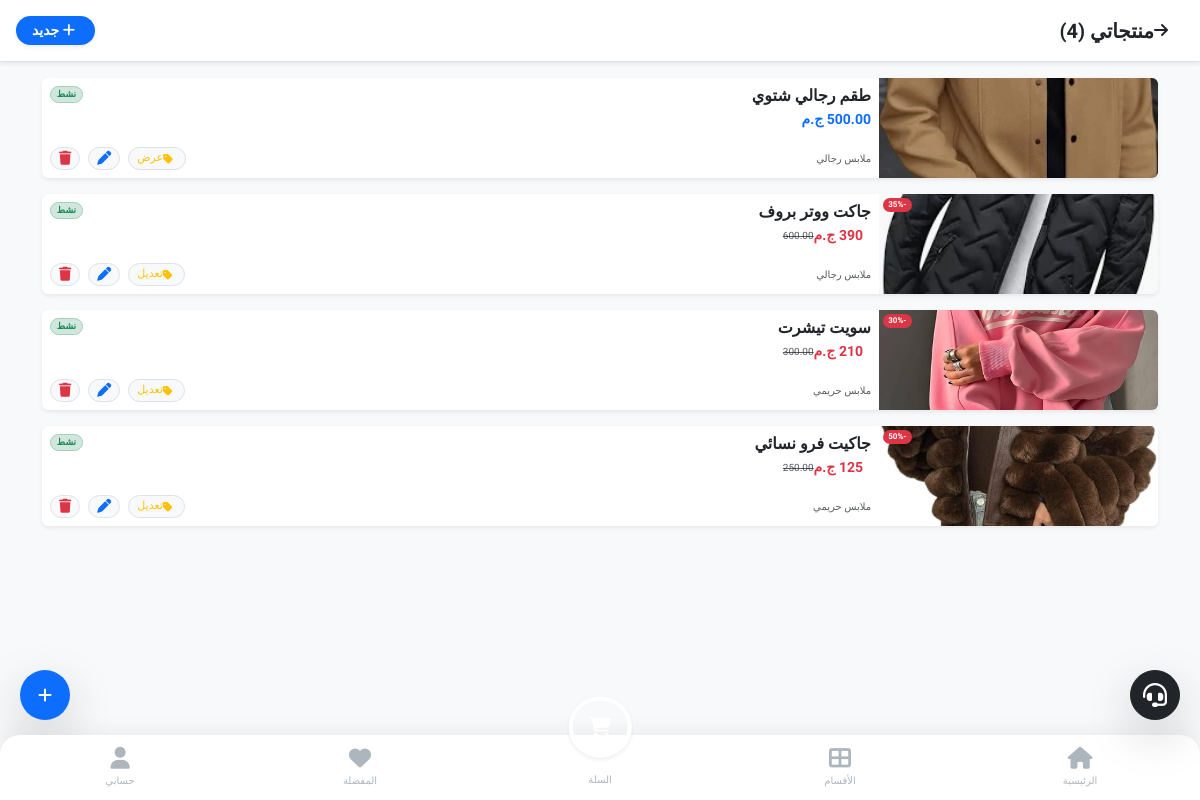
Page /merchant/products/ (signed in) on the committed database.
### store/models.py (models this page shows, shortened)
class Product(models.Model):
    category = models.ForeignKey(Category, on_delete=models.SET_NULL, null=True, blank=True, related_name='products', verbose_name="القسم")
    merchant = models.ForeignKey(MerchantProfile, on_delete=models.CASCADE, related_name='products')
    name = models.CharField(max_length=200, verbose_name="اسم المنتج")
    description = models.TextField(verbose_name="وصف المنتج")
    base_price = models.DecimalField(max_digits=10, decimal_places=2, verbose_name="السعر الأساسي")
    image = models.ImageField(upload_to='products/', verbose_name="صورة المنتج الرئيسية")
    shipping_fee = models.DecimalField(max_digits=10, decimal_places=2, default=0, verbose_name="مصاريف الشحن")
    is_active = models.BooleanField(default=False, verbose_name="مفعل (موافقة المشرف)")
    created_at = models.DateTimeField(auto_now_add=True)
    commission_pct = models.DecimalField(
        max_digits=5, decimal_places=2, default=10.00,
        verbose_name="نسبة عمولة المنصة (%)"
    )

class Category(models.Model):
    name = models.CharField(max_length=100, verbose_name="اسم القسم")
    image = models.ImageField(upload_to='categories/', verbose_name="صورة القسم", blank=True, null=True)
    created_at = models.DateTimeField(auto_now_add=True)
    class Meta:
        verbose_name = "قسم"
        verbose_name_plural = "الأقسام"

class Offer(models.Model):
    product = models.OneToOneField(Product, on_delete=models.CASCADE, related_name='active_offer')
    discount_percentage = models.PositiveIntegerField(verbose_name="نسبة الخصم %")
    start_date = models.DateTimeField()
    end_date = models.DateTimeField()
    is_active = models.BooleanField(default=True)
    is_platform_offer = models.BooleanField(default=False, verbose_name="عرض من المنصة (يوجد تعويض)")
    created_at = models.DateTimeField(auto_now_add=True)
    free_shipping = models.BooleanField(default=False, verbose_name="شحن مجاني")
    free_shipping_threshold = models.PositiveIntegerField(default=1, verbose_name="عند شراء X قطع")
    @property
    def discounted_price(self):
        percentage = Decimal(self.discount_percentage)
        factor = Decimal(1) - (percentage / Decimal(100))
        return self.product.base_price * factor

### merchant_panel/views.py (the view)
# urls.py: path('products/', views.my_products, name='merchant_products'),
@login_required
def my_products(request):
    if not is_merchant(request.user):
        return redirect('home')
    products = Product.objects.filter(merchant=request.user.merchant_profile)
    return render(request, 'merchant/products.html', {'products': products})

### merchant_panel/views.py (called while the page is built)
def is_merchant(user):
    return user.role == User.Role.MERCHANT and hasattr(user, 'merchant_profile') and user.merchant_profile.is_approved

### store/context_processors.py (called while the page is built)
def site_settings(request):
    settings = SiteSetting.objects.first()
    return {'site_settings': settings}

### templates/merchant/products.html (shortened to what this page needs)
{% extends 'base.html' %}
{% block content %}
<div class="bg-white p-3 border-bottom shadow-sm d-flex justify-content-between align-items-center sticky-top">
    <div class="d-flex align-items-center">
        <a href="{% url 'merchant_dashboard' %}" class="text-dark me-3"><i class="fas fa-arrow-right"></i></a>
        <h5 class="m-0 fw-bold">منتجاتي ({{ products.count }})</h5>
    </div>
    <a href="{% url 'merchant_add_product' %}" class="btn btn-sm btn-primary-app px-3 fw-bold shadow-sm">
        <i class="fas fa-plus me-1"></i> جديد
    </a>
</div>
<div class="container py-3 mb-5">
    <div class="row g-3">
        {% for product in products %}
        <div class="col-12">
            <div class="card border-0 shadow-sm overflow-hidden">
                <div class="row g-0">
                    <div class="col-3 bg-light d-flex align-items-center justify-content-center position-relative">
                        {% if product.image %}
                            <img src="{{ product.image.url }}" style="width: 100%; height: 100px; object-fit: cover;">
                        {% else %}
                            <i class="fas fa-camera text-muted opacity-50"></i>
                        {% endif %}
                        {% if product.active_offer and product.active_offer.is_active %}
                            <span class="badge bg-danger position-absolute top-0 start-0 m-1 rounded-pill" style="font-size: 8px;">
                                -{{ product.active_offer.discount_percentage }}%
                            </span>
                        {% endif %}
                    </div>
                    <div class="col-9">
                        <div class="card-body p-2 h-100 d-flex flex-column justify-content-center">
                            <div class="d-flex justify-content-between align-items-start mb-1">
                                <h6 class="fw-bold text-dark mb-0 text-truncate" style="max-width: 130px;">{{ product.name }}</h6>
                                {% if product.is_active %}
                                    <span class="badge bg-success-subtle text-success rounded-pill border border-success-subtle" style="font-size: 9px;">نشط</span>
                                {% else %}
                                    <span class="badge bg-warning-subtle text-warning-emphasis rounded-pill border border-warning-subtle" style="font-size: 9px;">مراجعة</span>
                                {% endif %}
                            </div>
                            <div class="d-flex align-items-center mb-2">
                                {% if product.active_offer and product.active_offer.is_active %}
                                    <span class="text-danger fw-bold small me-2">{{ product.active_offer.discounted_price|floatformat:0 }} ج.م</span>
                                    <span class="text-muted text-decoration-line-through small" style="font-size: 10px;">{{ product.base_price }}</span>
                                {% else %}
                                    <span class="text-primary fw-bold small">{{ product.base_price }} ج.م</span>
                                {% endif %}
                            </div>
                            <div class="d-flex justify-content-between align-items-center mt-auto">
                                <small class="text-muted" style="font-size: 10px;">{{ product.category.name }}</small>
                                <div class="d-flex gap-2">
                                    <a href="{% url 'merchant_add_offer' product.id %}" class="btn btn-sm btn-light border text-warning px-2 py-0 rounded-pill d-flex align-items-center" style="font-size: 11px;">
                                        <i class="fas fa-tag me-1"></i>
                                        {% if product.active_offer %}تعديل{% else %}عرض{% endif %}
                                    </a>
                                    <a href="{% url 'merchant_edit_product' product.id %}" class="btn btn-sm btn-light border text-primary px-2 py-0 rounded-pill">
                                        <i class="fas fa-pen"></i>
                                    </a>
                                    <a href="{% url 'merchant_delete_product' product.id %}" class="btn btn-sm btn-light border text-danger px-2 py-0 rounded-pill" onclick="return confirm('هل أنت متأكد من حذف هذا المنتج نهائياً؟')">
                                        <i class="fas fa-trash"></i>
                                    </a>
                                </div>
                            </div>
                        </div>
                    </div>
                </div>
            </div>
        </div>
        {% endfor %}
    </div>
</div>
<a href="{% url 'merchant_add_product' %}" class="btn btn-primary-app rounded-circle shadow-lg d-flex align-items-center justify-content-center position-fixed"
   style="width: 50px; height: 50px; bottom: 80px; left: 20px; z-index: 999;">
    <i class="fas fa-plus text-white"></i>
</a>
{% endblock %}

### templates/base.html (style rules this page uses)
:root { --primary-blue: #0d6efd; --accent-yellow: #ffc107; --bg-light: #f8f9fa; --text-dark: #212529; --white: #ffffff; }
body { padding-bottom: 120px !important; background-color: var(--bg-light); font-family: 'Tajawal', sans-serif; color: var(--text-dark); -webkit-tap-highlight-color: transparent; }
a { text-decoration: none; }
.btn-primary-app { background-color: var(--primary-blue); color: white; border: none; border-radius: 50px; transition: 0.2s; }

### rows in the picture
Product: image (picture), name "طقم رجالي شتوي", is_active "نشط", base_price "500.00", category.name "ملابس رجالي", shows "عرض"
Product: image (picture), active_offer.discount_percentage "35", name "جاكت ووتر بروف", is_active "نشط", active_offer.discounted_price "390", base_price "600.00", category.name "ملابس رجالي", shows "تعديل"
Product: image (picture), active_offer.discount_percentage "30", name "سويت تيشرت", is_active "نشط", active_offer.discounted_price "210", base_price "300.00", category.name "ملابس حريمي", shows "تعديل"
Product: image (picture), active_offer.discount_percentage "50", name "جاكيت فرو نسائي", is_active "نشط", active_offer.discounted_price "125", base_price "250.00", category.name "ملابس حريمي", shows "تعديل"

### other values in the picture
{{ products.count }} "4"
